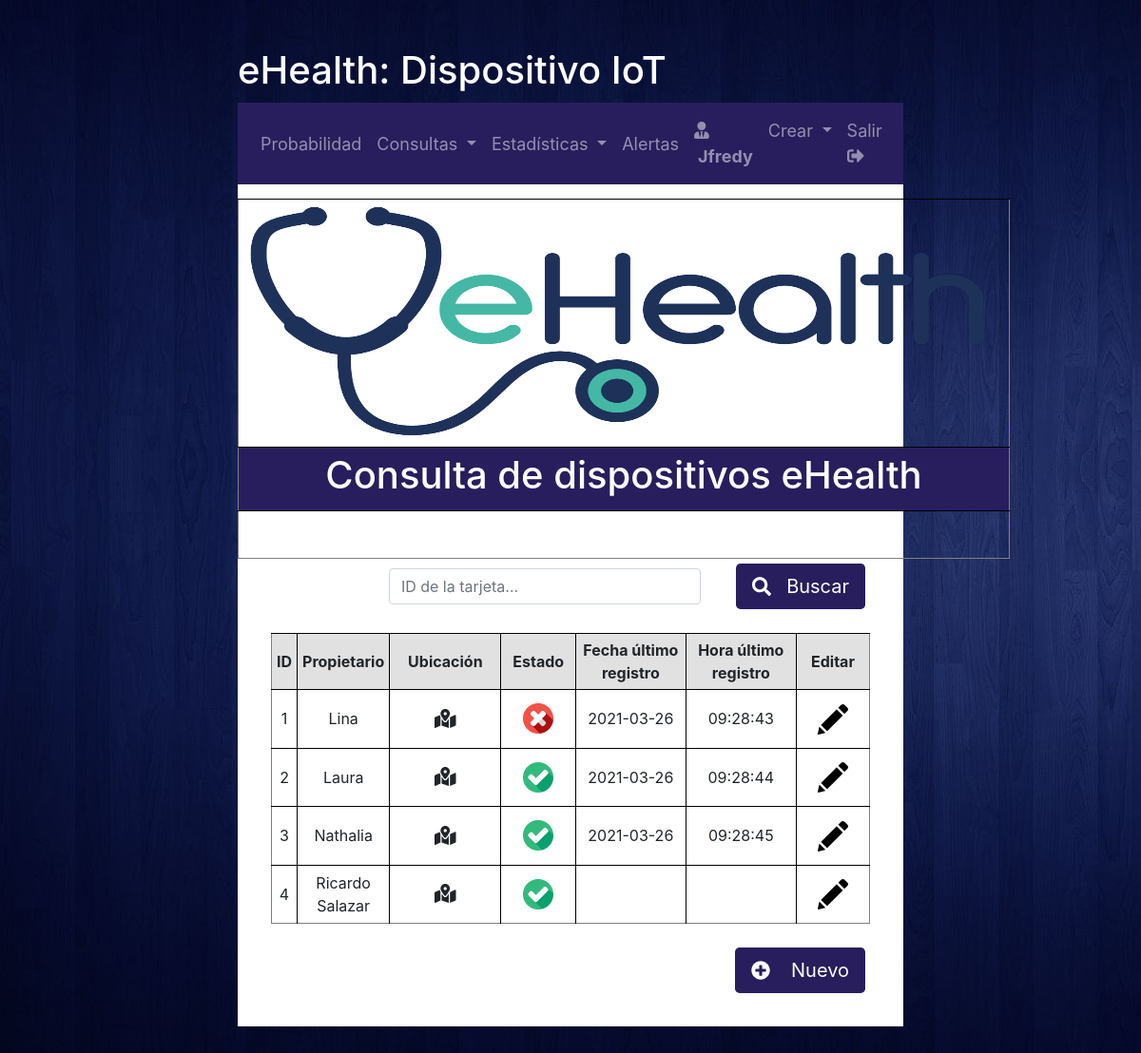
Before: /interfaces/consultas/administradores/dispositivos.php (signed in) with the older database file.
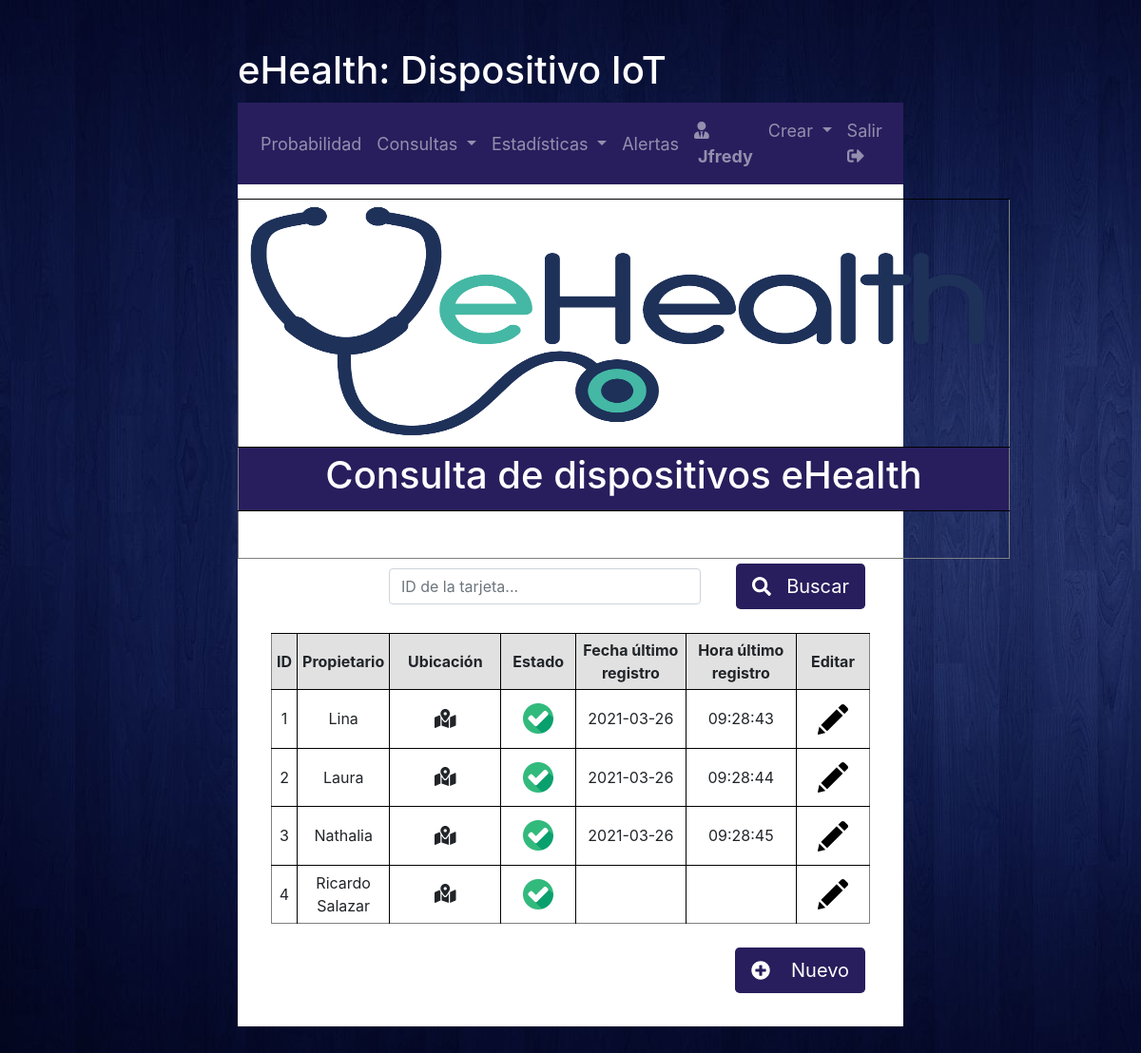
After: the same page with the newer database file.
### tables this page shows
CREATE TABLE `datos_dispositivos` (
  `id_tarjeta` int(11) NOT NULL,
  `estado` int(11) NOT NULL,
  `ubicacion` varchar(50) NOT NULL,
  `propietario` varchar(50) NOT NULL
);

### interfaces/consultas/administradores/dispositivos.php (the view, shortened to what the changed rows need)
<!DOCTYPE html>
<html lang="es">
    <head>
    </head>
    <body background="/ehealth/static/img/background.jpg">
        <h1 id="home-title">eHealth: Dispositivo IoT</h1>
        <div id="home">
            <div id="page-content">
                <table width=600px align=center cellpadding=5 border=1>
                    <tr>
                        <td valign="center" align=center colspan=7 bgcolor="#281E5D">
                            <h1>
                                <font color=white>Consulta de dispositivos eHealth</font>
                            </h1>
                        </td>
                    </tr>
                </table>
                <table width=90% align=center cellpadding=5 border=1>
                    <?php
                    $mysqli = new mysqli($host, $user, $pw, $db);
                    $sql1 = "SELECT * from datos_dispositivos order by id_tarjeta";
                    $result1 = $mysqli->query($sql1);
                    if (isset($_GET["submit"]) && !empty($_GET["submit"])) {
                        $sql2 = "SELECT MAX(fecha) from datos_medidos WHERE id_tarjeta= $id";
                        $result2 = $mysqli->query($sql2);
                        $row2 = $result2->fetch_array(MYSQLI_NUM);
                        $fecha = $row2[0];
                        $sql23 = "SELECT MAX(hora) from datos_medidos WHERE id_tarjeta= $id AND fecha='$fecha'";
                        $result23 = $mysqli->query($sql23);
                        $row23 = $result23->fetch_array(MYSQLI_NUM);
                        $hora = $row23[0];
                        $sql3 = "SELECT * from datos_dispositivos WHERE id_tarjeta= $id";
                        $result3 = $mysqli->query($sql3);
                        while ($row3 = $result3->fetch_array(MYSQLI_NUM)) {
                            $propietario = $row3[3];
                            $estado = $row3[1];
                            $ubicacion = $row3[2];
                        }
                    ?>
                        <tr>
                            <td valign="center" align=center>
                                <?php echo $id; ?>
                            </td>
                            <td valign="center" align=center>
                                <?php echo $propietario; ?>
                            </td>
                            <td valign="center" align=center>
                                <a class="btn btn-lg btn-block" href="/ehealth/interfaces/consultas/administradores/ubicacion.php?id_tarjeta=<?php echo $id; ?>" role="button">
                                <i class="fas fa-map-marked-alt"></i>
                                </a>
                            </td>
                            <td valign="center" align=center>
                                <?php
                                if ($estado == 1) {
                                ?>
                                    <img src="/ehealth/static/img/comprobado.png" width=32 height=32>
                                <?php
                                } else {
                                ?>
                                    <img src="/ehealth/static/img/cancelar.png" width=32 height=32>
                                <?php
                                }
                                ?>
                            </td>
                            <td valign="center" align=center>
                                <?php echo $fecha; ?>
                            </td>
                            <td valign="center" align=center>
                                <?php echo $hora; ?>
                            </td>
                            <td valign="center" align=center>
                                <a class="btn btn-lg btn-block" href="/ehealth/interfaces/dispositivos/editar.php?id_tarjeta=<?php echo $id; ?>" role="button">
                                    <img src="/ehealth/static/img/dibujar.png" width=32 height=32>
                                </a>
                            </td>
                        </tr>
                        <tr height=20>
                        </tr>
                    </table>
                    <table width=90% align=center cellpadding=5 border=0>
                        <tr>
                            <td style="border: none;" valign="center" align=left colspan=5>
                                <a class="btn btn-lg" style="background-color:#281E5D; color:white" href="/ehealth/interfaces/consultas/administradores/dispositivos.php" role="button">
                                    <i class="fas fa-angle-double-left"></i>
                                    <span class="pl-3">Volver</span>
                                </a>
                            </td>
                            <td style="border: none;" valign="center" align=right colspan=2>
                                <a class="btn btn-lg" style="background-color:#281E5D; color:white" href="/ehealth/interfaces/dispositivos/añadir.php" role="button">
                                    <i class="fas fa-plus-circle"></i>
                                    <span class="pl-3">Nuevo</span>
                                </a>
                            </td>
                        </tr>
                    </table>
                        <?php
                    } else {
                        $contador = 0;
                        while ($row1 = $result1->fetch_array(MYSQLI_NUM)) {
                            $ID_TARJ = $row1[0];
                            $propietario = $row1[3];
                            $estado = $row1[1];
                            $contador++;
                            $sql2 = "SELECT MAX(fecha) from datos_medidos WHERE id_tarjeta= $contador";
                            $result2 = $mysqli->query($sql2);
                            $row2 = $result2->fetch_array(MYSQLI_NUM);
                            $fecha = $row2[0];
                            $sql23 = "SELECT MAX(hora) from datos_medidos WHERE id_tarjeta= $contador AND fecha='$fecha'";
                            $result23 = $mysqli->query($sql23);
                            $row23 = $result23->fetch_array(MYSQLI_NUM);
                            $hora = $row23[0];
                        ?>
                            <tr>
                                <td valign="center" align=center>
                                    <?php echo $ID_TARJ; ?>
                                </td>
                                <td valign="center" align=center>
                                    <?php echo $propietario; ?>
                                </td>
                                <td valign="center" align=center>
                                    <a class="btn btn-lg btn-block" href="/ehealth/interfaces/consultas/administradores/ubicacion.php?id_tarjeta=<?php echo $ID_TARJ; ?>" role="button">
                                    <i class="fas fa-map-marked-alt"></i>
                                    </a>
                                </td>
                                <td valign="center" align=center>
                                    <?php
                                    if ($estado == 1) {
                                    ?>
                                        <img src="/ehealth/static/img/comprobado.png" width=32 height=32>
                                    <?php
                                    } else {
                                    ?>
                                        <img src="/ehealth/static/img/cancelar.png" width=32 height=32>
                                    <?php
                                    }
                                    ?>
                                </td>
                                <td valign="center" align=center>
                                    <?php echo $fecha; ?>
                                </td>
                                <td valign="center" align=center>
                                    <?php echo $hora; ?>
                                </td>
                                <td valign="center" align=center>
                                    <a class="btn btn-lg btn-block" href="/ehealth/interfaces/dispositivos/editar.php?id_tarjeta=<?php echo $ID_TARJ; ?>" role="button">
                                        <img src="/ehealth/static/img/dibujar.png" width=32 height=32>
                                    </a>
                                </td>
                            </tr>
                    <?php
                        }
                    ?>
                </table>
                    <?php
                    }
                    ?>
            </div>
        </div>
    </body>
</html>

Changed rows visible on the page:
changed datos_dispositivos "Lina": estado: picture added; estado: picture removed
